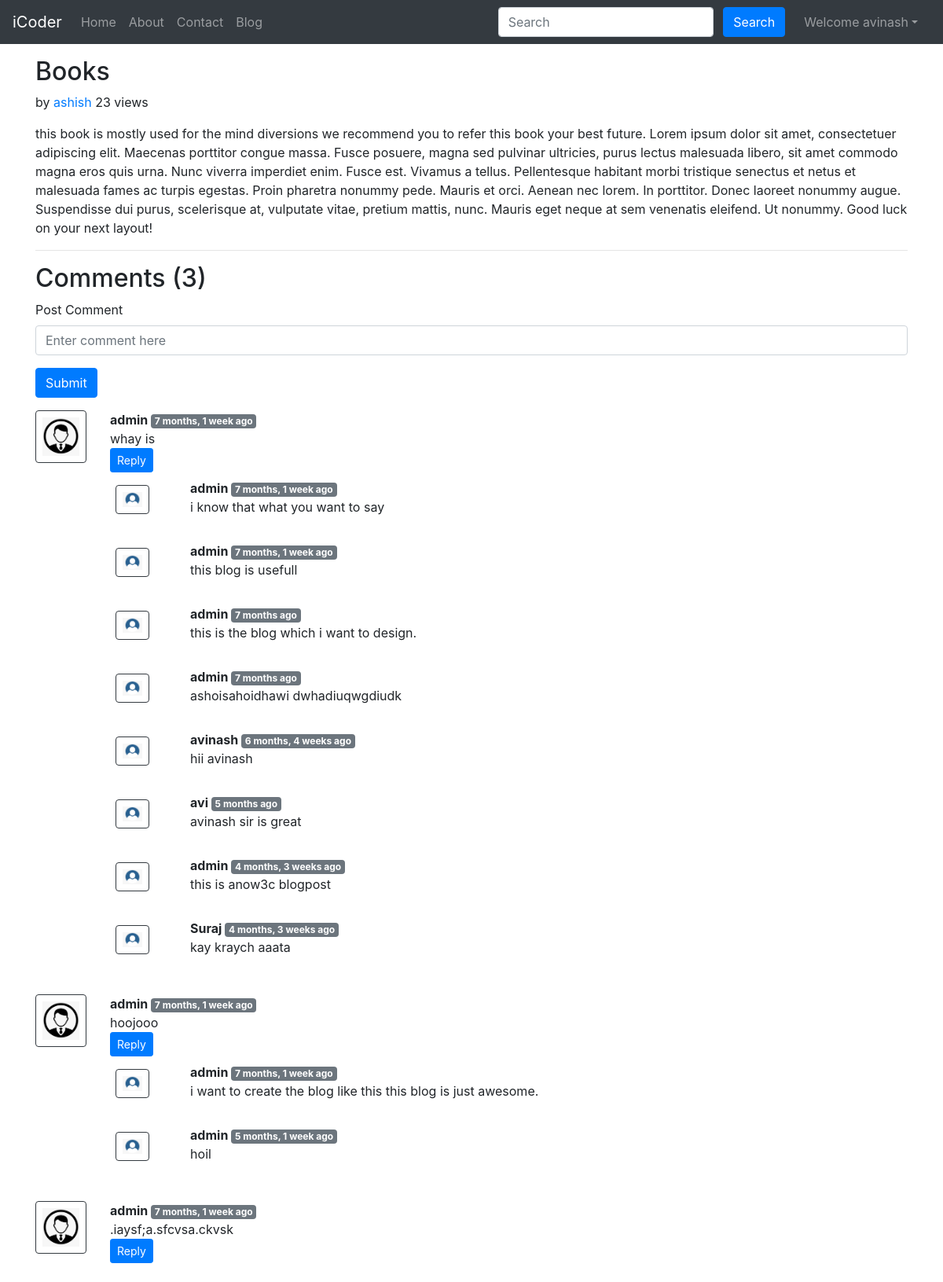
The page /blog/this-is-a-book/ (signed in) on the database its author committed.
### blog/models.py (models this page shows, shortened)
class Post(models.Model):
    sno = models.AutoField(primary_key=True)
    title = models.CharField(max_length=130)
    content = models.TextField()
    author = models.CharField(max_length=130)
    slug = models.CharField(max_length=130)
    views= models.IntegerField(default=0)
    timestamp = models.DateTimeField(blank=True)

class BlogComment(models.Model):
    sno = models.AutoField(primary_key=True)
    comment = models.TextField()
    user = models.ForeignKey(User, on_delete=models.CASCADE)
    post = models.ForeignKey(Post, on_delete=models.CASCADE)
    parent = models.ForeignKey('self', on_delete=models.CASCADE, null=True)
    timestamp = models.DateTimeField(default=now)

### blog/views.py (the view)
# urls.py: path('<str:slug>/', views.blogPost, name='blogPost'),
def blogPost(request, slug):
    post=Post.objects.filter(slug=slug).first()
    post.views=post.views + 1
    post.save()
    comments= BlogComment.objects.filter(post=post, parent=None)
    replies= BlogComment.objects.filter(post=post).exclude(parent=None)
    replyDict={}
    for reply in replies:
        if reply.parent.sno not in replyDict.keys():
            replyDict[reply.parent.sno]=[reply]
        else:
            replyDict[reply.parent.sno].append(reply)
    context={'post':post, 'comments': comments, 'user': request.user, 'replyDict': replyDict}
    return render(request, "blog/blogPost.html", context)

### blog/templatetags/extras.py (called while the page is built)
@register.filter(name='get_val')
def get_val(dict, key):
    return dict.get(key)

### templates/blog/blogPost.html (shortened to what this page needs)
{% extends 'base.html' %}
{% block body %}
{% load humanize %}
{% load extras %}
<div class="container my-3">
    <h2 class="blog-post-title">{{post.title}}</h2>
    <p class="blog-post-meta">{{post.timeStamp}} by <a href="/about">{{post.author}}</a> <span>{{post.views}} views</span></p>
    <p>{{post.content|safe}}</p>
    <hr>
</div>
<div class="container">
    <h2> Comments ({{comments.count}}) </h2>
    <div class="my-2">
        {% if user.is_authenticated %}
        <form action="/blog/postComment" method="post">
            <div class="form-group">
                <label for="exampleInputEmail1">Post Comment </label>
                <input type="text" class="form-control" name="comment" placeholder="Enter comment here">
            </div>
            <button type="submit" class="btn btn-primary">Submit</button>
        </form>
        {% else %}
        Please login to post a comment
        {% endif %}
    </div>
    {% for comment in comments %}
    <div class="row my-3">
        <div class="col-md-1  ">
            <img class="rounded mx-auto d-block w-100 border border-dark p-2" src="/static/img/logo.png" alt="user">
        </div>
        <div class="col-md-11 ">
            <b> {{comment.user.username}} </b> <span class="badge badge-secondary ">{{comment.timestamp| naturaltime}}</span>
            <div>{{comment.comment}}</div>
            <div class="reply mx-0">
                {% if user.is_authenticated %}
                <button class="btn btn-sm btn-primary" type="button" data-toggle="collapse" data-target="#replyBox{{comment.sno}}" aria-expanded="false" aria-controls="replyBox{{comment.sno}}">
                    Reply
                </button>
                {% else %}
                <button class="btn btn-sm btn-primary" type="button" data-toggle="collapse" data-target="#replyBox{{comment.sno}}" aria-expanded="false" aria-controls="replyBox{{comment.sno}}">
                    Login to reply
                </button>
                {% endif %}
                <div class="replies my-2 ">
                    {% for reply in replyDict|get_val:comment.sno %}
                    <div class="row my-2">
                        <div class="col-md-1 ">
                            <img class="rounded mx-auto d-block w-75 my-2 border border-dark p-2" src="/static/img/logo1.png" alt="user">
                        </div>
                        <div class="col-md-11">
                            <div class="col-md-11 ">
                                <b> {{reply.user.username}} </b> <span class="badge badge-secondary ">{{reply.timestamp| naturaltime}}</span>
                                <div>{{reply.comment}}</div>
                            </div>
                            <br>
                        </div>
                    </div>
                    {% endfor %}
                </div>
            </div>
        </div>
    </div>
    {% endfor %}
</div>
{% endblock %}

### templates/base.html (shortened to what this page needs)
<!doctype html>
<html lang="en">
  <head>
    <link rel="stylesheet" href="https://stackpath.bootstrapcdn.com/bootstrap/4.5.2/css/bootstrap.min.css">
  </head>
  <body>
    <nav class="navbar navbar-expand-lg navbar-dark bg-dark">
        <a class="navbar-brand" href="/">iCoder</a>
        <div class="collapse navbar-collapse" id="navbarSupportedContent">
          <ul class="navbar-nav mr-auto">
            <li class="nav-item {% block homeactive %}  {% endblock homeactive %}">
              <a class="nav-link" href="/">Home <span class="sr-only">(current)</span></a>
            </li>
            <li class="nav-item {% block aboutactive %}  {% endblock aboutactive %}" >
              <a class="nav-link" href="/about">About</a>
            </li>
            <li class="nav-item {% block contactactive %}  {% endblock contactactive %} ">
              <a class="nav-link" href="/contact">Contact</a>
            </li>
            <li class="nav-item {% block blogactive %}  {% endblock blogactive %} ">
              <a class="nav-link" href="/blog">Blog</a>
            </li>
          </ul>
          <div class="ml-auto form-inline ">
          <form method="get" action="/search"class="my-2 my-lg-0 mx-3">
            <input class="form-control mr-sm-2" type="search" placeholder="Search" aria-label="Search" name="query" id="query">
            <button class="btn btn-primary my-2 my-sm-0 " type="submit">Search</button>
          </form>
{% if user.is_authenticated %}
<ul class="navbar-nav mr-2">
<li class="nav-item dropdown">
<a class="nav-link dropdown-toggle" href='#' id="navbarDropdown" role="button" data-toggle="dropdown"> Welcome {{request.user}}</a>
      </li>
      </ul>
      </div>
{% endif %}
        </div>
      </nav>
      {% block body %}  {% endblock body %}
  </body>
</html>

### rows shown on the page
Post: title "Books", author "ashish", views "23", content "this book is mostly used for the mind diversions we recommend you to refer this book your best future. Lorem ipsum dolor sit amet, consectetuer adipiscing elit. Maecenas porttitor congue massa. Fusce posuere, magna sed pulvinar ultricies, purus lectus malesuada libero, sit amet commodo magna eros quis urna. Nunc viverra imperdiet enim. Fusce est. Vivamus a tellus. Pellentesque habitant morbi tristique senectus et netus et malesuada fames ac turpis egestas. Proin pharetra nonummy pede. Mauris et orci. Aenean nec lorem. In porttitor. Donec laoreet nonummy augue. Suspendisse dui purus, scelerisque at, vulputate vitae, pretium mattis, nunc. Mauris eget neque at sem venenatis eleifend. Ut…"
BlogComment: user.username "admin", timestamp "7 months, 1 week ago", comment "whay is"
BlogComment: user.username "admin", timestamp "7 months, 1 week ago", comment "i know that what you want to say"
BlogComment: user.username "admin", timestamp "7 months, 1 week ago", comment "this blog is usefull"
BlogComment: user.username "admin", timestamp "7 months ago", comment "this is the blog which i want to design."
BlogComment: user.username "admin", timestamp "7 months ago", comment "ashoisahoidhawi dwhadiuqwgdiudk"
BlogComment: user.username "avinash", timestamp "6 months, 4 weeks ago", comment "hii avinash"
BlogComment: user.username "avi", timestamp "5 months ago", comment "avinash sir is great"
BlogComment: user.username "admin", timestamp "4 months, 3 weeks ago", comment "this is anow3c blogpost"
BlogComment: user.username "Suraj", timestamp "4 months, 3 weeks ago", comment "kay kraych aaata"
BlogComment: user.username "admin", timestamp "7 months, 1 week ago", comment "hoojooo"
BlogComment: user.username "admin", timestamp "7 months, 1 week ago", comment "i want to create the blog like this this blog is just awesome."
BlogComment: user.username "admin", timestamp "5 months, 1 week ago", comment "hoil"
BlogComment: user.username "admin", timestamp "7 months, 1 week ago", comment ".iaysf;a.sfcvsa.ckvsk"

### other values the page prints
{{ request.user }} "avinash"
{{ comments.count }} "3"
